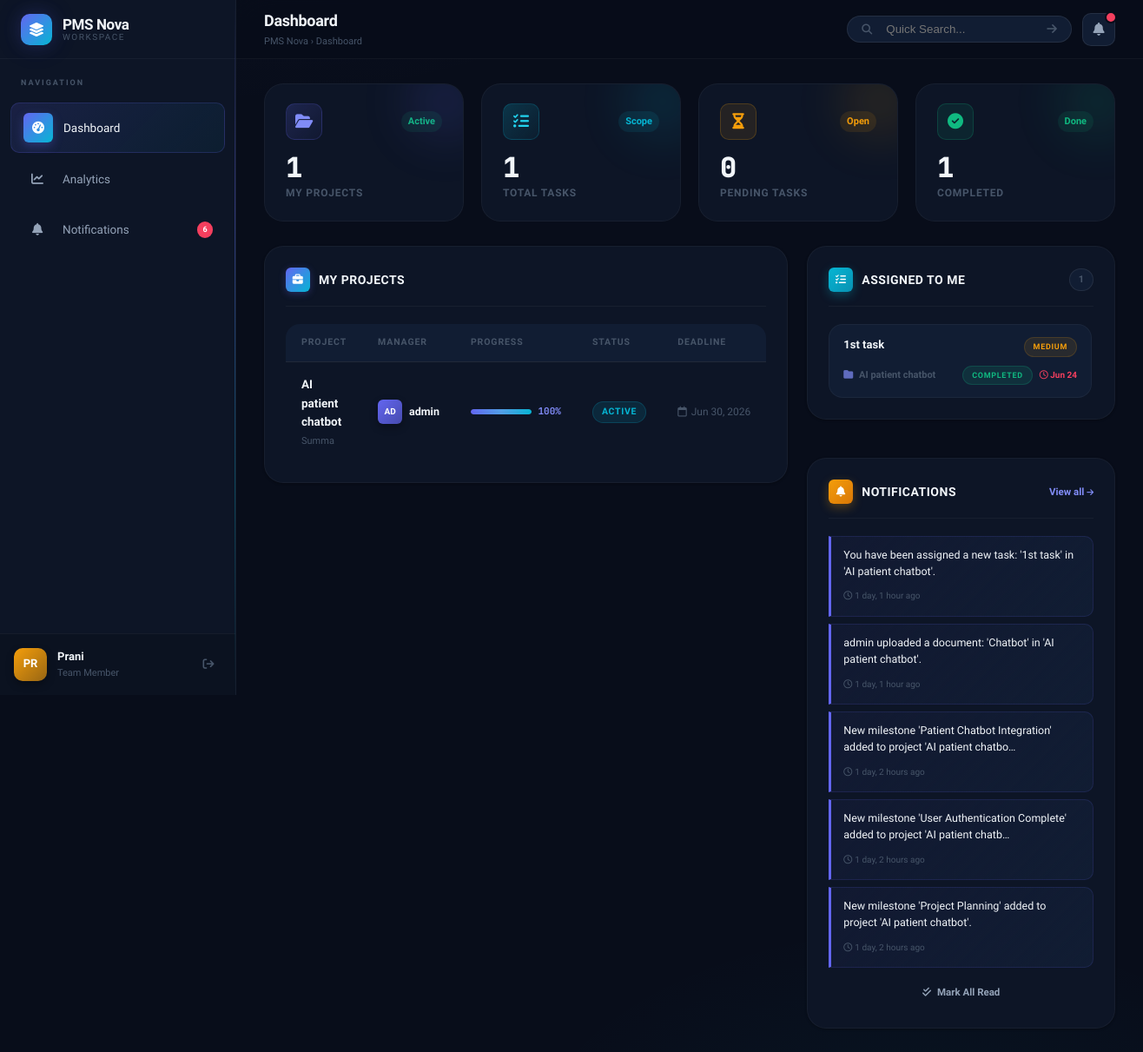
The app's page / (signed in), older data.
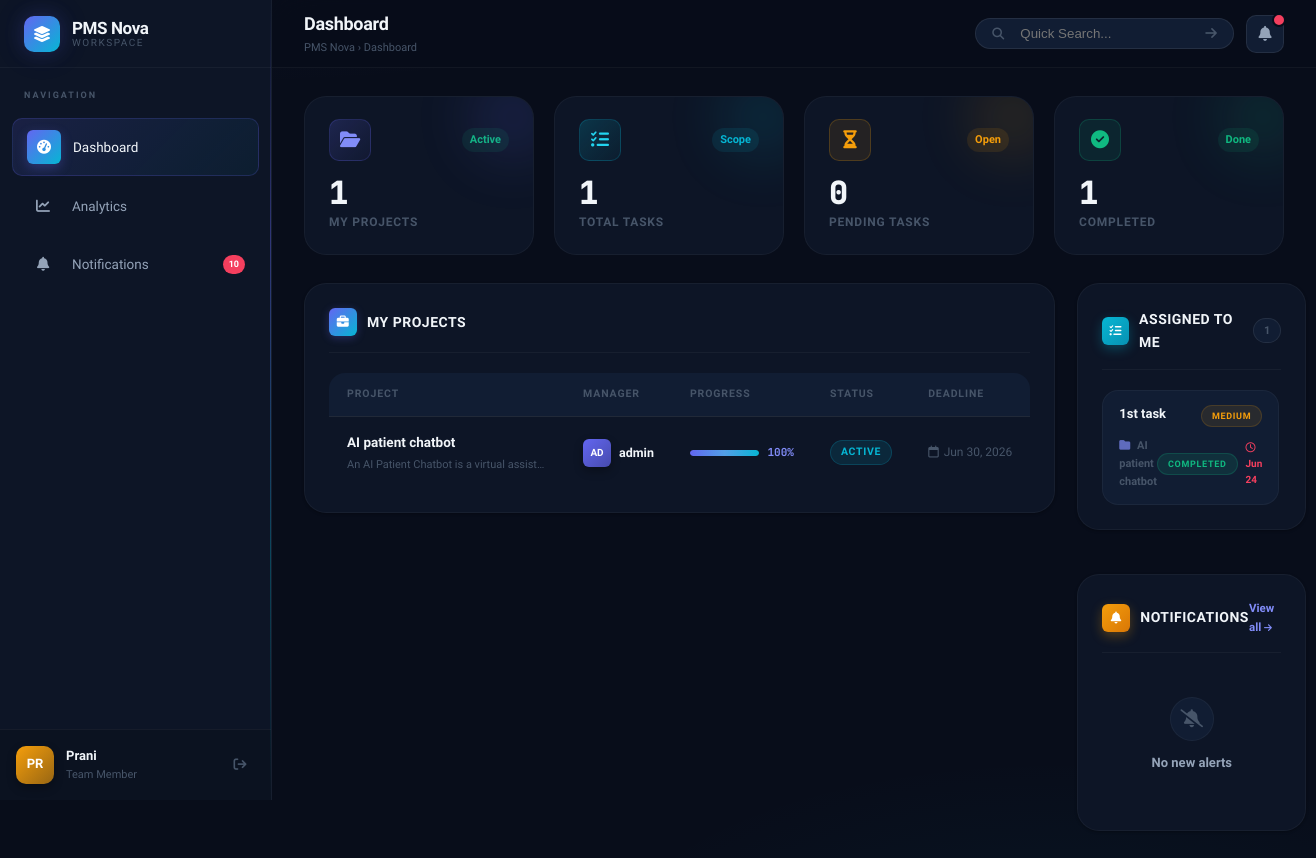
The same page, newer data.
### projects/models.py (models this page shows, shortened)
class Project(models.Model):
    STATUS_CHOICES = [
        ('planning', 'Planning'),
        ('active', 'Active'),
        ('on_hold', 'On Hold'),
        ('completed', 'Completed'),
    ]
    name = models.CharField(max_length=200)
    description = models.TextField(blank=True)
    start_date = models.DateField()
    end_date = models.DateField()
    status = models.CharField(max_length=15, choices=STATUS_CHOICES, default='planning')
    manager = models.ForeignKey(User, on_delete=models.CASCADE, related_name='managed_projects')
    members = models.ManyToManyField(User, related_name='projects', blank=True)
    created_at = models.DateTimeField(auto_now_add=True)
    @property
    def completed_tasks_count(self):
        return self.tasks.filter(status='completed').count()
    @property
    def progress_percentage(self):
        total = self.tasks.count()
        if total == 0:
            return 0
        return int((self.completed_tasks_count / total) * 100)

class Task(models.Model):
    STATUS_CHOICES = [
        ('todo', 'To Do'),
        ('in_progress', 'In Progress'),
        ('review', 'Under Review'),
        ('completed', 'Completed'),
    ]
    PRIORITY_CHOICES = [
        ('low', 'Low'),
        ('medium', 'Medium'),
        ('high', 'High'),
        ('critical', 'Critical'),
    ]
    project = models.ForeignKey(Project, on_delete=models.CASCADE, related_name='tasks')
    milestone = models.ForeignKey(Milestone, on_delete=models.SET_NULL, null=True, blank=True, related_name='tasks')
    title = models.CharField(max_length=200)
    description = models.TextField(blank=True)
    status = models.CharField(max_length=15, choices=STATUS_CHOICES, default='todo')
    priority = models.CharField(max_length=10, choices=PRIORITY_CHOICES, default='medium')
    due_date = models.DateField()
    assigned_to = models.ForeignKey(User, on_delete=models.SET_NULL, null=True, blank=True, related_name='assigned_tasks')
    created_by = models.ForeignKey(User, on_delete=models.CASCADE, related_name='created_tasks')
    created_at = models.DateTimeField(auto_now_add=True)
    updated_at = models.DateTimeField(auto_now=True)

class Notification(models.Model):
    user = models.ForeignKey(User, on_delete=models.CASCADE, related_name='notifications')
    message = models.TextField()
    is_read = models.BooleanField(default=False)
    created_at = models.DateTimeField(auto_now_add=True)

### projects/views.py (the view)
# urls.py: path('', views.dashboard, name='dashboard'),
@login_required
def dashboard(request):
    profile = get_object_or_404(Profile, user=request.user)
    query = request.GET.get('q', '')
    if profile.role == 'manager':
        projects = Project.objects.filter(manager=request.user).order_by('-created_at')
    else:
        projects = Project.objects.filter(members=request.user).order_by('-created_at')
    if query:
        projects= projects.filter(
        Q(name__icontains=query) |
        Q(description__icontains=query)
    )
    if profile.role == 'manager':
        tasks = Task.objects.filter(project__manager=request.user).order_by('-updated_at')
    else:
        tasks = Task.objects.filter(project__members=request.user).order_by('-updated_at')
    if query:
        tasks = tasks.filter(
        Q(title__icontains=query) |
        Q(description__icontains=query)
    )
    assigned_tasks = Task.objects.filter(assigned_to=request.user).order_by('due_date')
    total_projects = projects.count()
    total_tasks = tasks.count()
    completed_tasks = tasks.filter(status='completed').count()
    pending_tasks = total_tasks - completed_tasks
    unread_notifications = request.user.notifications.filter(is_read=False).order_by('-created_at')
    unread_count = unread_notifications.count()
    recent_tasks = tasks[:5]
    context = {
        'profile': profile,
        'projects': projects,
        'assigned_tasks': assigned_tasks,
        'total_projects': total_projects,
        'total_tasks': total_tasks,
        'completed_tasks': completed_tasks,
        'pending_tasks': pending_tasks,
        'unread_notifications': unread_notifications[:5],
        'unread_count': unread_count,
        'recent_tasks': recent_tasks,
        'query': query,
    }
    return render(request, 'projects/dashboard.html', context)

### projects/templates/projects/dashboard.html (shortened to what the changed rows need)
{% extends 'projects/base.html' %}
{% load static %}
{% block header_title %}Dashboard{% endblock %}
{% block content %}
<div class="dashboard-grid">
    <div class="card">
        {% if projects %}
        <div class="table-responsive">
            <table class="table-pms">
                <thead>
                    <tr>
                        <th>Project</th>
                        <th>Manager</th>
                        <th>Progress</th>
                        <th>Status</th>
                        <th>Deadline</th>
                    </tr>
                </thead>
                <tbody>
                    {% for project in projects %}
                    <tr>
                        <td>
                            <a href="{% url 'project_detail' project.pk %}" style="font-weight:700; color:var(--text-primary); font-size:13.5px;">
                                {{ project.name }}
                            </a>
                            {% if project.description %}
                            <div style="font-size:11px; color:var(--text-muted); margin-top:2px; white-space:nowrap; overflow:hidden; text-overflow:ellipsis; max-width:200px;">{{ project.description|truncatechars:50 }}</div>
                            {% endif %}
                        </td>
                        <td>
                            <div style="display:flex;align-items:center;gap:8px;">
                                <div class="user-avatar" style="width:28px;height:28px;font-size:10px;border-radius:6px;background:linear-gradient(135deg,{{ project.manager.profile.avatar_color }},{{ project.manager.profile.avatar_color }}aa);">
                                    {{ project.manager.username|slice:":2"|upper }}
                                </div>
                                <span style="font-size:12.5px;font-weight:600;">{{ project.manager.username }}</span>
                            </div>
                        </td>
                        <td style="min-width:140px;">
                            <div style="display:flex;align-items:center;gap:8px;">
                                <div class="progress-container" style="margin:0;flex:1;">
                                    <div class="progress-bar" style="width:{{ project.progress_percentage }}%;"></div>
                                </div>
                                <span class="progress-text">{{ project.progress_percentage }}%</span>
                            </div>
                        </td>
                        <td><span class="badge badge-{{ project.status }}">{{ project.get_status_display }}</span></td>
                        <td style="font-size:12px;color:var(--text-muted);white-space:nowrap;">
                            <i class="fa-regular fa-calendar" style="margin-right:5px;"></i>{{ project.end_date|date:"M d, Y" }}
                        </td>
                    </tr>
                    {% endfor %}
                </tbody>
            </table>
        </div>
        {% endif %}
    </div>
    <div style="display:flex;flex-direction:column;gap:22px;">
        <div class="card">
            {% if assigned_tasks %}
            <div style="display:flex;flex-direction:column;gap:10px;max-height:340px;overflow-y:auto;padding-right:2px;">
                {% for task in assigned_tasks %}
                <div class="task-mini-card">
                    <div class="task-mini-card-top">
                        <a href="{% url 'task_detail' task.pk %}" style="font-weight:700;font-size:13px;color:var(--text-primary);line-height:1.4;flex:1;">
                            {{ task.title|truncatechars:45 }}
                        </a>
                        <span class="badge badge-{{ task.priority }}" style="font-size:9px;flex-shrink:0;">{{ task.get_priority_display }}</span>
                    </div>
                    <div class="task-mini-card-bottom">
                        <span><i class="fa-solid fa-folder" style="margin-right:4px;color:var(--brand-primary-light);opacity:0.7;"></i>
                            <a href="{% url 'project_detail' task.project.pk %}" style="color:var(--text-muted);font-weight:600;">{{ task.project.name|truncatechars:20 }}</a>
                        </span>
                        <div style="display:flex;align-items:center;gap:8px;">
                            <span class="badge badge-{{ task.status }}" style="font-size:9px;">{{ task.get_status_display }}</span>
                            <span style="color:var(--color-danger);font-weight:700;font-size:10px;">
                                <i class="fa-regular fa-clock"></i> {{ task.due_date|date:"M d" }}
                            </span>
                        </div>
                    </div>
                </div>
                {% endfor %}
            </div>
            {% endif %}
        </div>
        <div class="card">
            {% if unread_notifications %}
            <div style="display:flex;flex-direction:column;gap:8px;">
                {% for notif in unread_notifications %}
                <div style="background:linear-gradient(135deg,rgba(99,102,241,0.06),var(--bg-elevated));border:1px solid rgba(99,102,241,0.15);border-left:3px solid var(--brand-primary);border-radius:0 var(--radius-md) var(--radius-md) 0;padding:12px 14px;">
                    <p style="font-size:12.5px;color:var(--text-primary);line-height:1.5;margin-bottom:4px;">{{ notif.message|truncatechars:80 }}</p>
                    <span style="font-size:10px;color:var(--text-muted);">
                        <i class="fa-regular fa-clock" style="margin-right:3px;"></i>{{ notif.created_at|timesince }} ago
                    </span>
                </div>
                {% endfor %}
                <a href="{% url 'notifications_read_all' %}" class="btn btn-ghost btn-sm" style="width:100%;margin-top:4px;text-align:center;">
                    <i class="fa-solid fa-check-double"></i> Mark All Read
                </a>
            </div>
            {% else %}
            <div class="empty-state" style="padding:24px 12px;">
                <div class="empty-state-icon" style="width:44px;height:44px;font-size:18px;margin-bottom:12px;">
                    <i class="fa-solid fa-bell-slash"></i>
                </div>
                <p class="empty-state-title" style="font-size:13px;">No new alerts</p>
            </div>
            {% endif %}
        </div>
    </div>
</div>
{% endblock %}

### projects/templates/projects/base.html (shortened to what the changed rows need)
{% load static %}
<!DOCTYPE html>
<html lang="en">
<head>
    <link rel="stylesheet" href="https://cdnjs.cloudflare.com/ajax/libs/font-awesome/6.5.0/css/all.min.css">
    <link rel="stylesheet" href="{% static 'projects/css/style.css' %}">
</head>
<body>
<div class="app-container">
    <aside class="sidebar">
        <ul class="sidebar-menu">
            <li class="sidebar-item {% if request.resolver_match.url_name == 'notifications_list' %}active{% endif %}">
                <a href="{% url 'notifications_list' %}" style="position:relative;">
                    <span class="nav-icon"><i class="fa-solid fa-bell"></i></span>
                    <span>Notifications</span>
                    {% with cnt=request.user.notifications.all.count %}
                    {% if cnt > 0 %}
                    <span style="margin-left:auto; background:var(--color-danger); color:white; font-size:9px; font-weight:800; padding:2px 6px; border-radius:99px; min-width:18px; text-align:center;">{{ cnt }}</span>
                    {% endif %}
                    {% endwith %}
                </a>
            </li>
        </ul>
    </aside>
    <main class="main-content">
        <header class="main-header">
            <div class="header-left">
                <div class="header-title">
                    <h1>{% block header_title %}Overview{% endblock %}</h1>
                </div>
            </div>
        </header>
        <div class="content-wrapper animate-in">
            {% block content %}{% endblock %}
        </div>
    </main>
</div>
</body>
</html>

Row changes from the older to the newer data that the page shows:
no longer on this page (row edited): Notification: message "You have been assigned a new task: '1st task' in 'AI patient chatbot'.", created_at "1 day, 1 hour"
no longer on this page (row edited): Notification: message "admin uploaded a document: 'Chatbot' in 'AI patient chatbot'.", created_at "1 day, 1 hour"
no longer on this page (row edited): Notification: message "New milestone 'Patient Chatbot Integration' added to project 'AI patient chatbo…", created_at "1 day, 2 hours"
no longer on this page (row edited): Notification: message "New milestone 'User Authentication Complete' added to project 'AI patient chatb…", created_at "1 day, 2 hours"
no longer on this page (row edited): Notification: message "New milestone 'Project Planning' added to project 'AI patient chatbot'.", created_at "1 day, 2 hours"
changed Project "AI patient chatbot": description "Summa" → "An AI Patient Chatbot is a virtual assist…"
Text that changed along with them:
{{ cnt }}: "6" → "10"
text no longer shown: "Mark All Read"
text now shown: "No new alerts"
